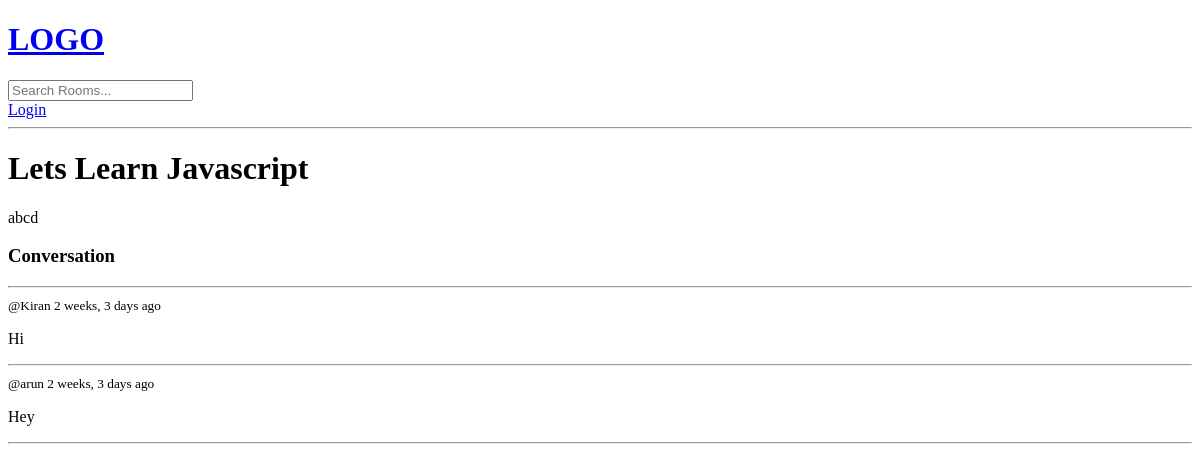
The app's page /room/1/, older data.
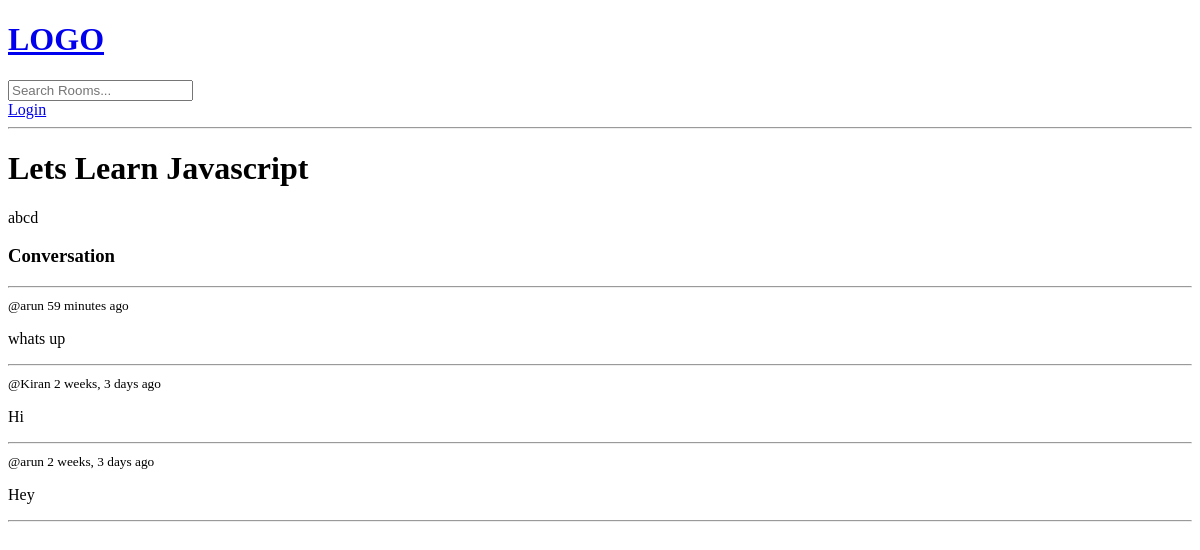
The same page, newer data.
### base/models.py (models this page shows, shortened)
class Room(models.Model):
    host = models.ForeignKey(User, on_delete=models.SET_NULL, null=True)
    topic = models.ForeignKey(Topic, on_delete=models.SET_NULL, null=True)
    name = models.CharField(max_length = 200)
    description = models.TextField(null=True, blank=True)
    updated = models.DateTimeField(auto_now=True)
    created = models.DateTimeField(auto_now_add=True)
    class Meta:
        ordering = ['-updated', '-created']

class Message(models.Model):
    user = models.ForeignKey(User, on_delete=models.CASCADE)
    room = models.ForeignKey(Room, on_delete=models.CASCADE)
    body = models.TextField()
    updated = models.DateTimeField(auto_now=True)
    created = models.DateTimeField(auto_now_add=True)

### base/views.py (the view, shortened to what this page needs)
# urls.py: path('room/<str:pk>/', views.room, name = 'room'),
def room(request, pk):
    room = Room.objects.get(id=pk)
    room_messages = room.message_set.all().order_by('-created')
    context = {'room' : room, 'room_messages': room_messages}
    return render(request, 'base/room.html', context)

### base/templates/base/room.html (shortened to what this page needs)
{% extends 'main.html' %}
{% block content %}
<h1>{{room.name}}</h1>
<p>{{room.description}}</p>
<div class="comment-wrapper">
    <h3>Conversation</h3>
    <hr>
    {% for message in room_messages %}
    <div>
        <small>@{{message.user}} {{message.created|timesince}} ago</small>
        <p>{{message.body}}</p>
        <hr>
    </div>
    {% endfor %}
</div>
{% endblock %}

### templates/main.html (shortened to what this page needs)
<!DOCTYPE html>
<html>
<head>
</head>
<body>
    {% include 'navbar.html' %}
    {% block content %}
    {% endblock%}
</body>
</html>

### templates/navbar.html
<a href = "/">
    <h1>LOGO</h1>
</a>
<form method="GET" action="{% url 'home' %}">
    <input type="text" name = "q" placeholder="Search Rooms...">
</form>
{% if request.user.is_authenticated %}
<p>Hello {{request.user}}</p>
<a href="{% url 'logout'  %}">Logout</a>
{% else %}
<a href="{% url 'login'  %}">Login</a>
{% endif %}
<hr>

Row changes from the older to the newer data that the page shows:
added Message: user "arun", created "59 minutes", body "whats up"
